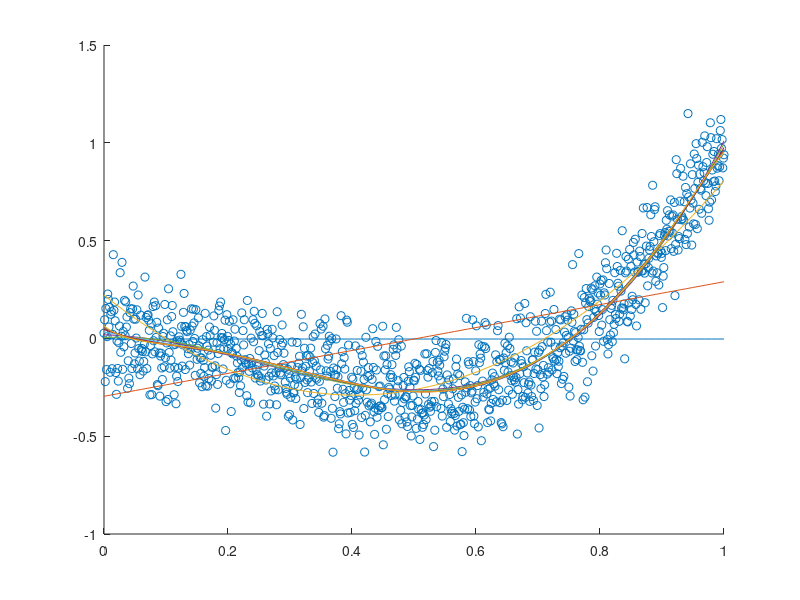

Reproduce this figure in MATLAB.
load data.mat
figure
scatter(v1,v2)
hold on
for i=0:9
    polycoeffs = polyfit(v1,v2, i)
    x1 = linspace(0,1);
    y1 = polyval(polycoeffs, x1);
    plot(x1,y1)
end